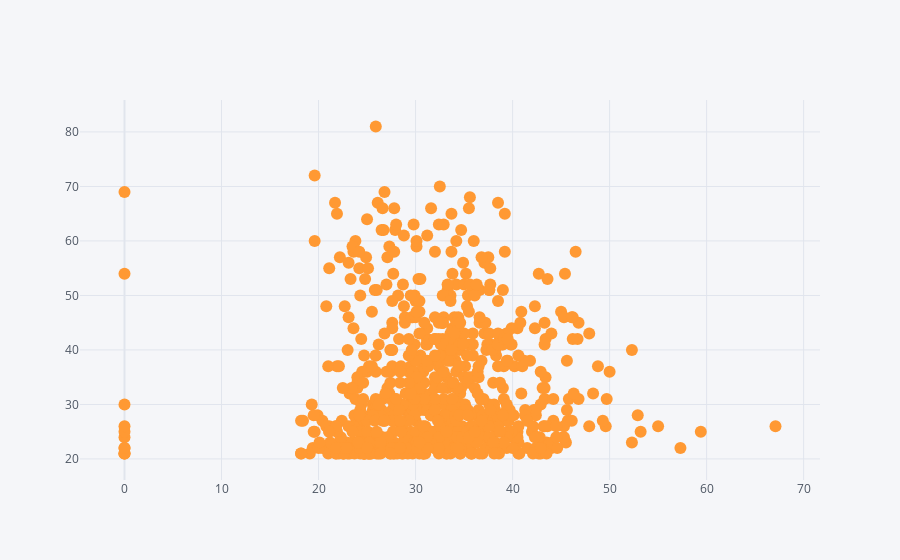

Notebook source saved alongside this figure:
### Markdown cell above
### Scatter plot

### Code cell
df.iplot(kind = 'scatter',
         x = 'BMI',
         y = 'Age',
         mode = 'markers',)

### Figure 1 — Plotly figure (JSON) as saved in the notebook; plotly's stock layout.template omitted (floating-point values rounded to 4 significant figures; data arrays with more than 128 entries replaced by an {"elided": "..."} marker saying what was removed)
{"data": [{"line": {"color": "rgba(255, 153, 51, 1.0)", "dash": "solid", "shape": "linear", "width": 1.3}, "marker": {"size": 12, "symbol": "circle"}, "mode": "markers", "name": "Age", "text": "", "type": "scatter", "x": {"elided": "768 float values"}, "y": {"elided": "768 int values"}}], "layout": {"legend": {"bgcolor": "#F5F6F9", "font": {"color": "#4D5663"}}, "paper_bgcolor": "#F5F6F9", "plot_bgcolor": "#F5F6F9", "title": {"font": {"color": "#4D5663"}}, "xaxis": {"gridcolor": "#E1E5ED", "showgrid": true, "tickfont": {"color": "#4D5663"}, "title": {"font": {"color": "#4D5663"}, "text": ""}, "zerolinecolor": "#E1E5ED"}, "yaxis": {"gridcolor": "#E1E5ED", "showgrid": true, "tickfont": {"color": "#4D5663"}, "title": {"font": {"color": "#4D5663"}, "text": ""}, "zerolinecolor": "#E1E5ED"}}}
